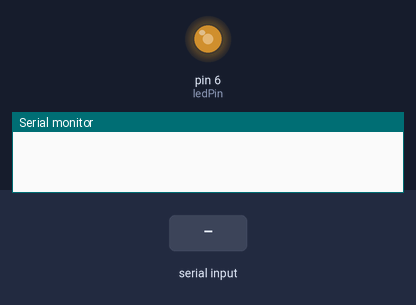
Simulated run of this sketch. Board: Arduino Uno, built with avr-gcc and run on an emulated ATmega328P. Parts: output pins drawn as LEDs (lit = HIGH), the last lines printed to the serial monitor. The inputs (shaded band) are chosen by the test bench.

Above: at 1.2 s.
1.3 s: "=" received over Serial
At 2.2 s:
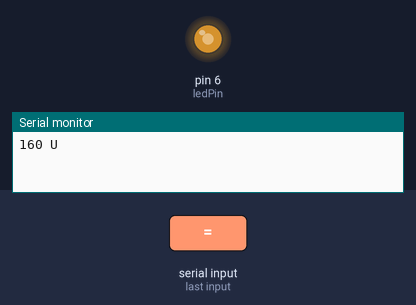
2.8 s: "-" received over Serial
At 3.3 s:
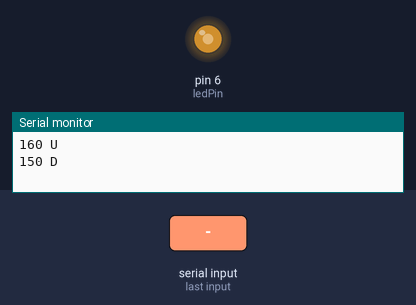
Timing chart, 0 to 5.8 s (numbered marks = the images above; inputs shaded):
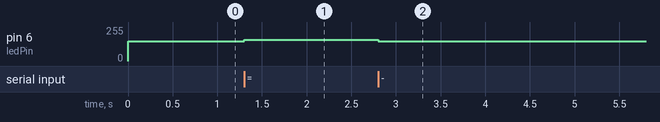

Measured:
- after the input at 1.3 s, pin 6 (ledPin): 150/255 → 160/255 at once
- after the input at 2.8 s, pin 6 (ledPin): 160/255 → 150/255 at once

The sketch:

LedControl.ino
```cpp
int ledPin = 6;
int brightness = 150;
int freq = 10;
char input;
void setup() {
pinMode(ledPin, OUTPUT);
Serial.begin(115200);
analogWrite(ledPin, brightness);
}

void loop() {
  if(Serial.available())
  {
    input = Serial.read();
    if(input == '=')
    {
      brightness += freq;
      Serial.print(brightness);
      Serial.println(" U");
    }
    if(input == '-')
    {
      brightness -= freq;
      Serial.print(brightness);
      Serial.println(" D");
    }
    analogWrite(ledPin, brightness);
  }
}
```
